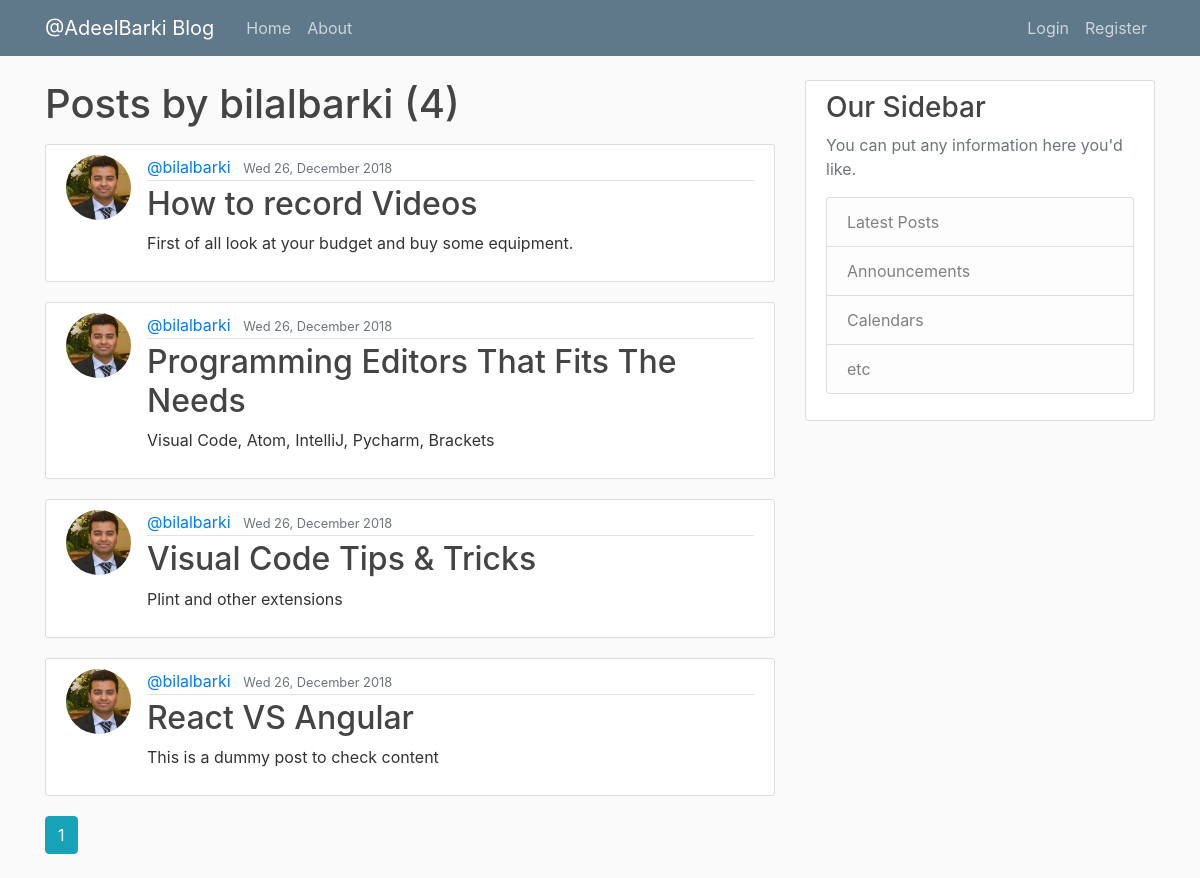
/user/bilalbarki, run on the app's committed database.
### blog/models.py (models this page shows, shortened)
class User(db.Model, UserMixin):
    id = db.Column(db.Integer, primary_key=True)
    username = db.Column(db.String(20), unique=True, nullable=False)
    email = db.Column(db.String(120), unique=True, nullable=False)
    image_file = db.Column(
        db.String(20), nullable=False, default='default.jpg')
    password = db.Column(db.String(60), nullable=False)
    posts = db.relationship('Post', backref='author', lazy=True)

class Post(db.Model):
    id = db.Column(db.Integer, primary_key=True)
    title = db.Column(db.String(100), nullable=False)
    date_posted = db.Column(
        db.DateTime, nullable=False, default=datetime.utcnow)
    content = db.Column(db.Text, nullable=False)
    user_id = db.Column(db.Integer, db.ForeignKey('user.id'), nullable=False)

### blog/users/routes.py (the view)
@users.route('/user/<string:username>')
def user_posts(username):
    page = request.args.get('page', 1, type=int)
    user = User.query.filter_by(username=username).first_or_404()
    posts = Post.query.filter_by(author=user)\
        .order_by(Post.date_posted.desc())\
        .paginate(page=page, per_page=5)
    return render_template('user_posts.html', posts=posts, user=user)

### blog/templates/user_posts.html
{% extends "layout.html" %}
{% block content %}
    <h1 class="mb-3">Posts by {{ user.username }} ({{ posts.total }})</h1>
    {% for post in posts.items %}
        <article class="media content-section">
            <img src="{{url_for('static', filename='profile_pics/' + post.author.image_file)}}"
             class="rounded-circle article-img">
        <div class="media-body">
            <div class="article-metadata">
            <a class="mr-2" href="{{ url_for('users.user_posts', username=post.author.username)}}">@{{ post.author.username }}</a>
            <small class="text-muted">{{ post.date_posted.strftime('%a %d, %B %Y') }}</small>
            </div>
            <h2><a class="article-title" href="{{ url_for('posts.post', post_id=post.id)}}">{{ post.title }}</a></h2>
            <p class="article-content">{{ post.content }}</p>
        </div>
        </article>
    {% endfor %}
    {% for page_num in posts.iter_pages(left_edge=1, right_edge=1, left_current=1, right_current=2) %}
        {% if page_num %}
            {% if posts.page == page_num %}
                <a class="btn btn-info mb-4" href="{{ url_for('users.user_posts', username=user.username,page=page_num)}}">{{ page_num }}</a>
            {% else %}
            <a class="btn btn-outline-info mb-4" href="{{ url_for('users.user_posts', username=user.username, page=page_num)}}">{{ page_num }}</a>
            {% endif %}
        {% else %}
            ...
        {% endif %}
    {% endfor %}
{% endblock content %}

### blog/static/main.css (style rules this page uses)
body { background: #fafafa; color: #333333; margin-top: 5rem; }
h1, h2, h3, h4, h5, h6 { color: #444444; }
.content-section { background: #ffffff; padding: 10px 20px; border: 1px solid #dddddd; border-radius: 3px; margin-bottom: 20px; }
.article-title { color: #444444; }
.article-content { white-space: pre-line; }
.article-img { height: 65px; width: 65px; margin-right: 16px; }
.article-metadata { padding-bottom: 1px; margin-bottom: 4px; border-bottom: 1px solid #e3e3e3 }

### data on the page
User: username "bilalbarki"
Post: image_file (picture), author.username "bilalbarki", date_posted "Wed 26, December 2018", title "How to record Videos", content "First of all look at your budget and buy some equipment."
Post: image_file (picture), author.username "bilalbarki", date_posted "Wed 26, December 2018", title "Programming Editors That Fits The Needs", content "Visual Code, Atom, IntelliJ, Pycharm, Brackets"
Post: image_file (picture), author.username "bilalbarki", date_posted "Wed 26, December 2018", title "Visual Code Tips & Tricks", content "Plint and other extensions"
Post: image_file (picture), author.username "bilalbarki", date_posted "Wed 26, December 2018", title "React VS Angular", content "This is a dummy post to check content"

### other printed values
{{ posts.total }} "4"
{{ page_num }} "1"
